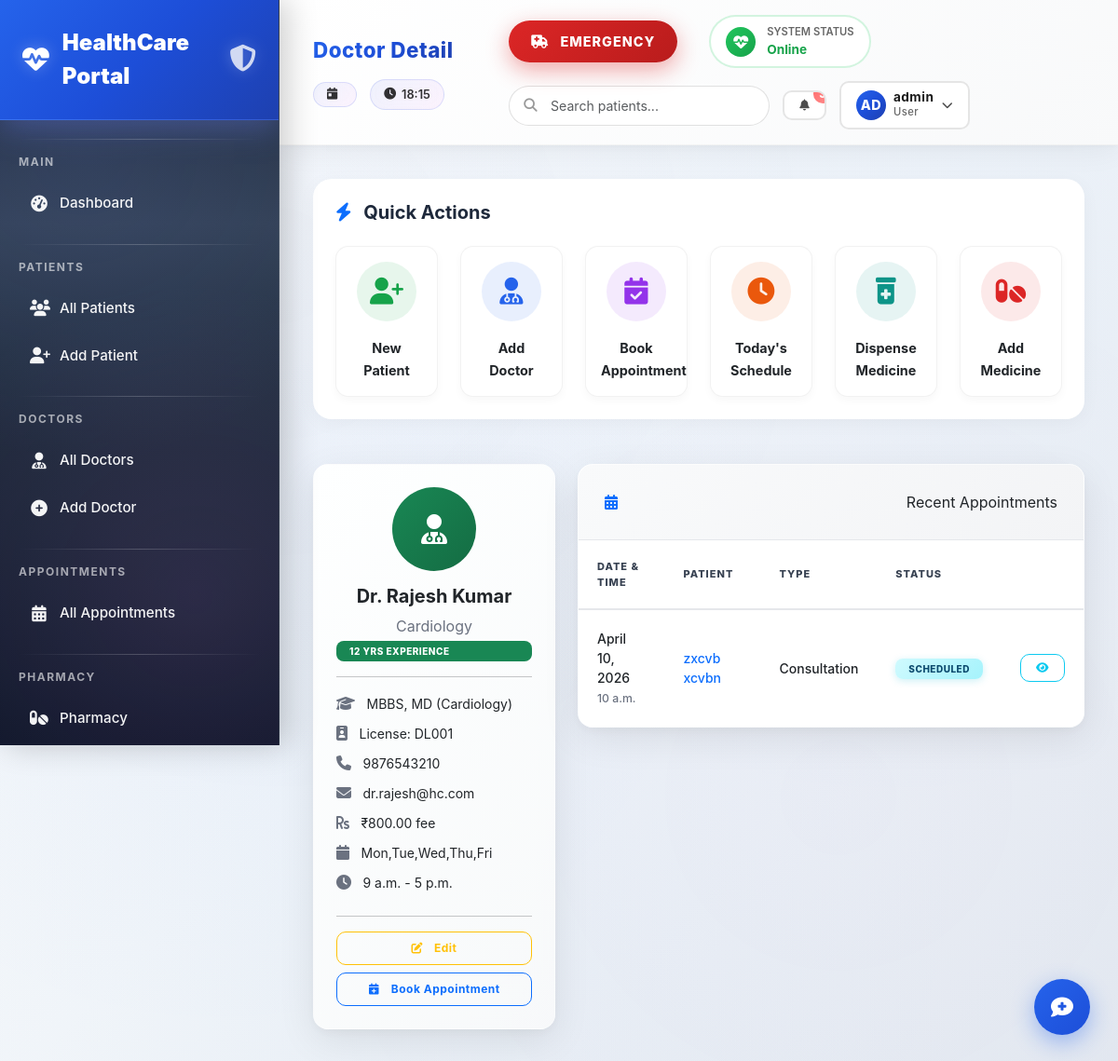
The app's page /doctors/1/ (signed in), older data.
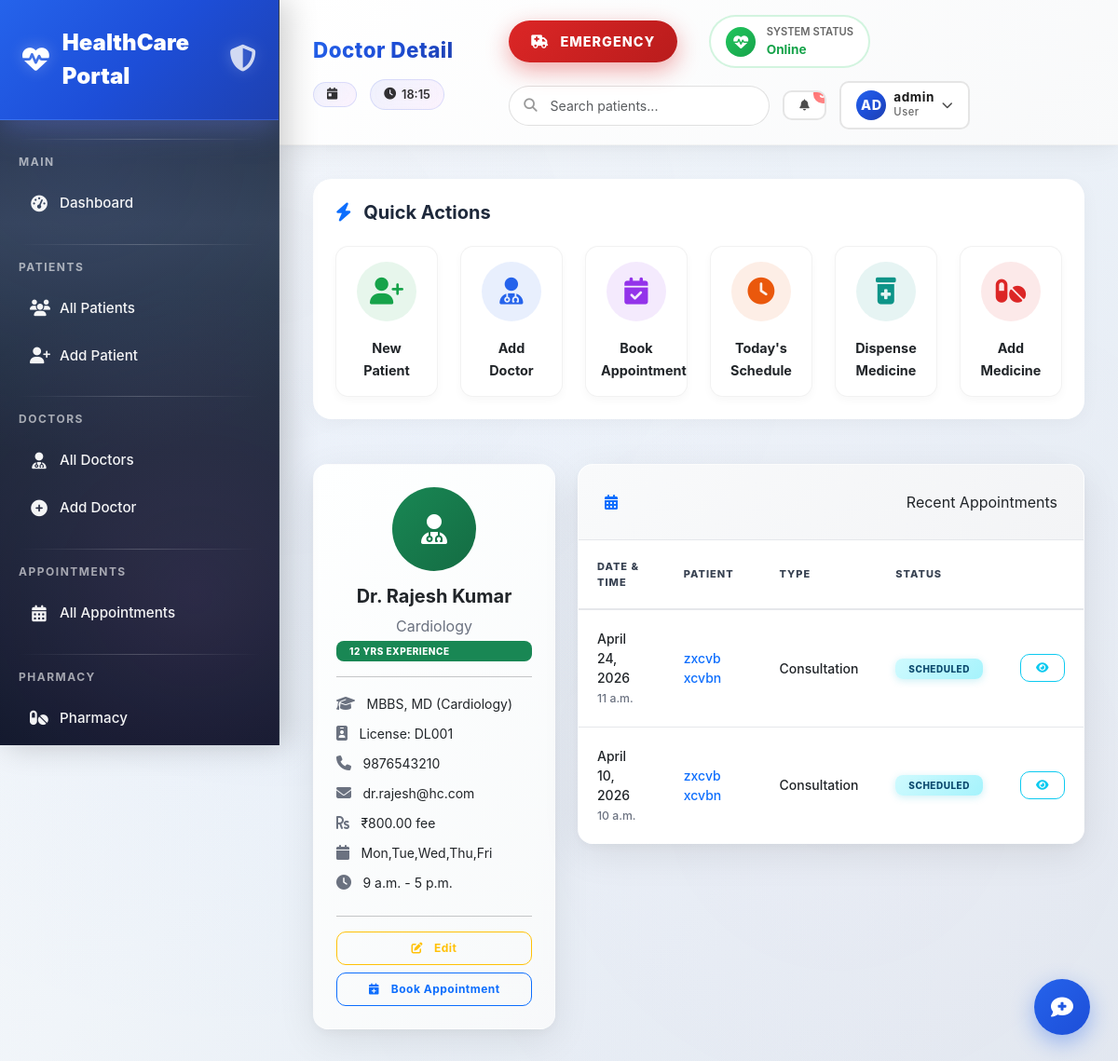
The same page, newer data.
### appointments/models.py (models this page shows, shortened)
class Appointment(models.Model):
    STATUS_CHOICES = [
        ('scheduled', 'Scheduled'),
        ('confirmed', 'Confirmed'),
        ('completed', 'Completed'),
        ('cancelled', 'Cancelled'),
        ('no_show', 'No Show'),
    ]
    TYPE_CHOICES = [
        ('consultation', 'Consultation'),
        ('follow_up', 'Follow Up'),
        ('emergency', 'Emergency'),
        ('routine_checkup', 'Routine Checkup'),
        ('lab_test', 'Lab Test'),
        ('surgery', 'Surgery'),
    ]
    patient = models.ForeignKey(Patient, on_delete=models.CASCADE, related_name='appointments')
    doctor = models.ForeignKey(Doctor, on_delete=models.CASCADE, related_name='appointments')
    appointment_date = models.DateField()
    appointment_time = models.TimeField()
    appointment_type = models.CharField(max_length=30, choices=TYPE_CHOICES, default='consultation')
    status = models.CharField(max_length=20, choices=STATUS_CHOICES, default='scheduled')
    reason = models.TextField(blank=True)
    notes = models.TextField(blank=True)
    follow_up_date = models.DateField(null=True, blank=True)
    created_at = models.DateTimeField(auto_now_add=True)
    updated_at = models.DateTimeField(auto_now=True)
    class Meta:
        ordering = ['-appointment_date', '-appointment_time']

### patients/models.py (models this page shows, shortened)
class Patient(models.Model):
    BLOOD_GROUP_CHOICES = [
        ('A+', 'A+'), ('A-', 'A-'), ('B+', 'B+'), ('B-', 'B-'),
        ('O+', 'O+'), ('O-', 'O-'), ('AB+', 'AB+'), ('AB-', 'AB-'),
    ]
    GENDER_CHOICES = [('M', 'Male'), ('F', 'Female'), ('O', 'Other')]
    user = models.OneToOneField(User, on_delete=models.SET_NULL, null=True, blank=True)
    first_name = models.CharField(max_length=100)
    last_name = models.CharField(max_length=100)
    date_of_birth = models.DateField()
    gender = models.CharField(max_length=1, choices=GENDER_CHOICES)
    blood_group = models.CharField(max_length=3, choices=BLOOD_GROUP_CHOICES, blank=True)
    phone = models.CharField(max_length=15)
    email = models.EmailField(blank=True)
    address = models.TextField()
    emergency_contact_name = models.CharField(max_length=100, blank=True)
    emergency_contact_phone = models.CharField(max_length=15, blank=True)
    allergies = models.TextField(blank=True, help_text="List known allergies")
    chronic_conditions = models.TextField(blank=True)
    insurance_provider = models.CharField(max_length=100, blank=True)
    insurance_id = models.CharField(max_length=50, blank=True)
    created_at = models.DateTimeField(auto_now_add=True)
    updated_at = models.DateTimeField(auto_now=True)
    def __str__(self):
        return f"{self.first_name} {self.last_name}"

### doctors/views.py (the view)
# urls.py: path('<int:pk>/', views.doctor_detail, name='doctor_detail'),
@login_required
def doctor_detail(request, pk):
    doctor = get_object_or_404(Doctor, pk=pk)
    appointments = doctor.appointments.order_by('-appointment_date')[:10]
    return render(request, 'doctors/doctor_detail.html', {'doctor': doctor, 'appointments': appointments})

### doctors/models.py (called while the page is built)
    def __str__(self):
        return self.name

    def __str__(self):
        return f"Dr. {self.first_name} {self.last_name}"

### templates/doctors/doctor_detail.html (shortened to what the changed rows need)
{% extends 'base/base.html' %}
{% block content %}
<div class="row g-4">
    <div class="col-md-8">
        <div class="card">
            <div class="card-body p-0">
                <div class="table-responsive">
                    <table class="table table-hover mb-0">
                        <thead>
                            <tr>
                                <th>Date & Time</th>
                                <th>Patient</th>
                                <th>Type</th>
                                <th>Status</th>
                                <th></th>
                            </tr>
                        </thead>
                        <tbody>
                            {% for appt in appointments %}
                            <tr>
                                <td>
                                    {{ appt.appointment_date }}<br>
                                    <small class="text-muted">{{ appt.appointment_time }}</small>
                                </td>
                                <td>
                                    <a href="{% url 'patients:patient_detail' appt.patient.pk %}" class="text-decoration-none">
                                        {{ appt.patient }}
                                    </a>
                                </td>
                                <td>{{ appt.get_appointment_type_display }}</td>
                                <td>
                                    <span class="badge badge-status-{{ appt.status }}">
                                        {{ appt.get_status_display }}
                                    </span>
                                </td>
                                <td>
                                    <a href="{% url 'appointments:appointment_detail' appt.pk %}" class="btn btn-sm btn-outline-info">
                                        <i class="fas fa-eye"></i>
                                    </a>
                                </td>
                            </tr>
                            {% empty %}
                            <tr>
                                <td colspan="5" class="text-center text-muted py-3">
                                    No appointments yet.
                                </td>
                            </tr>
                            {% endfor %}
                        </tbody>
                    </table>
                </div>
            </div>
        </div>
    </div>
</div>
{% endblock %}

Row changes from the older to the newer data that the page shows:
added Appointment: appointment_date "April 24, 2026", appointment_time "11 a.m.", patient "zxcvb xcvbn", appointment_type "Consultation", status "SCHEDULED"
